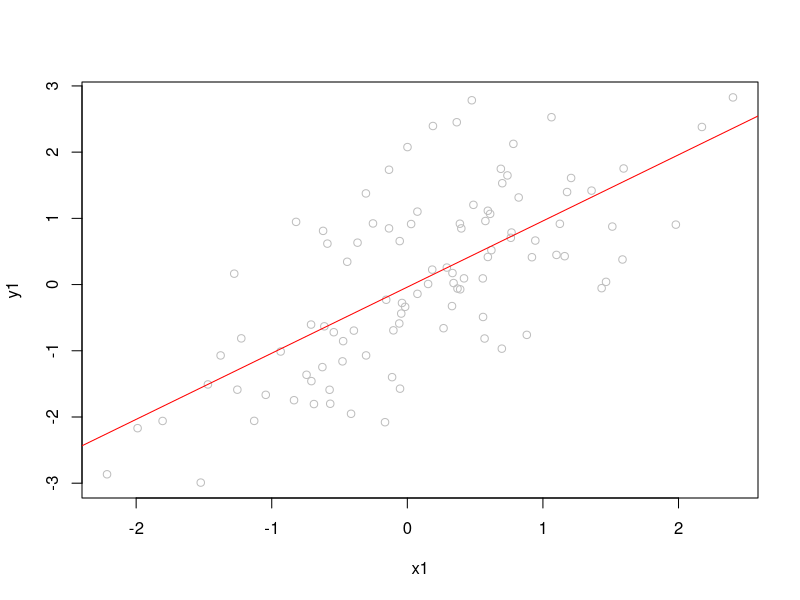
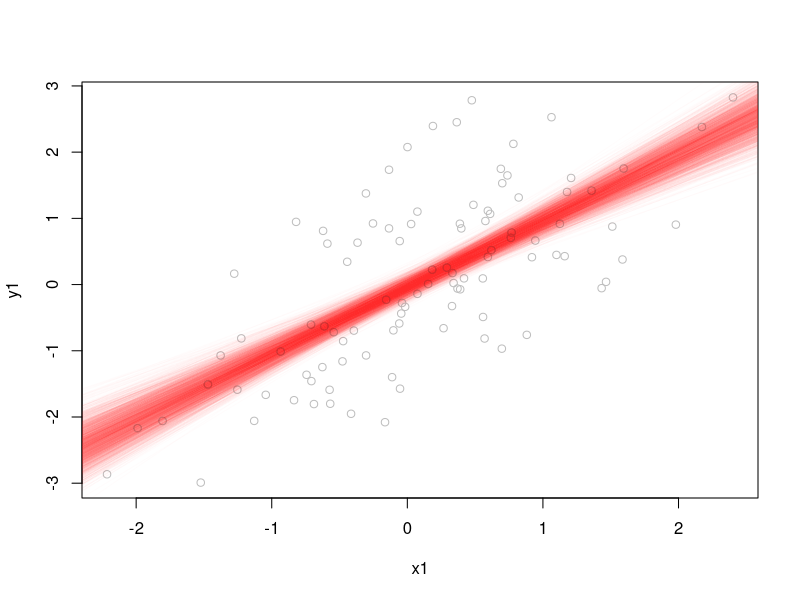
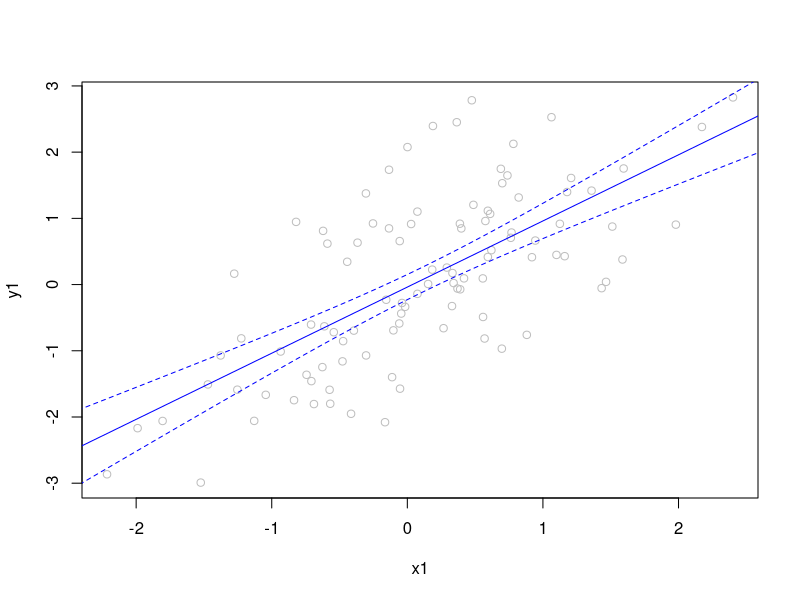
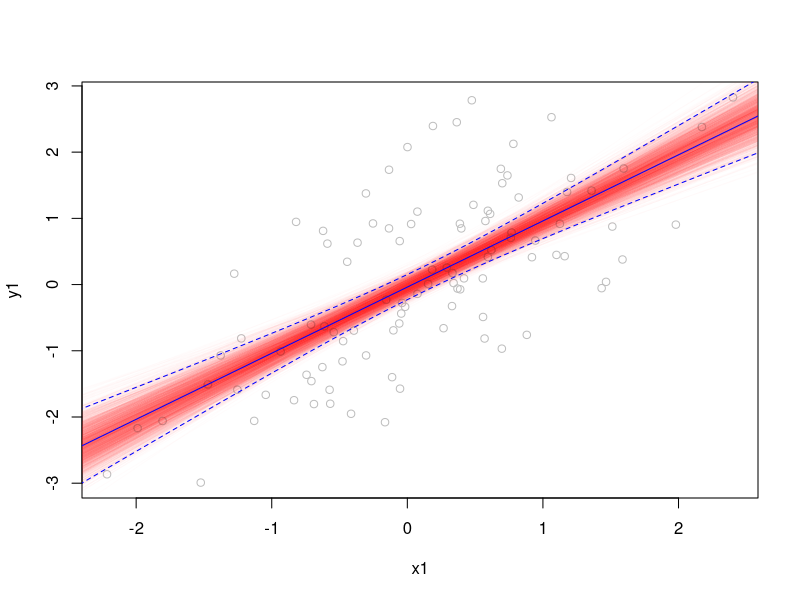
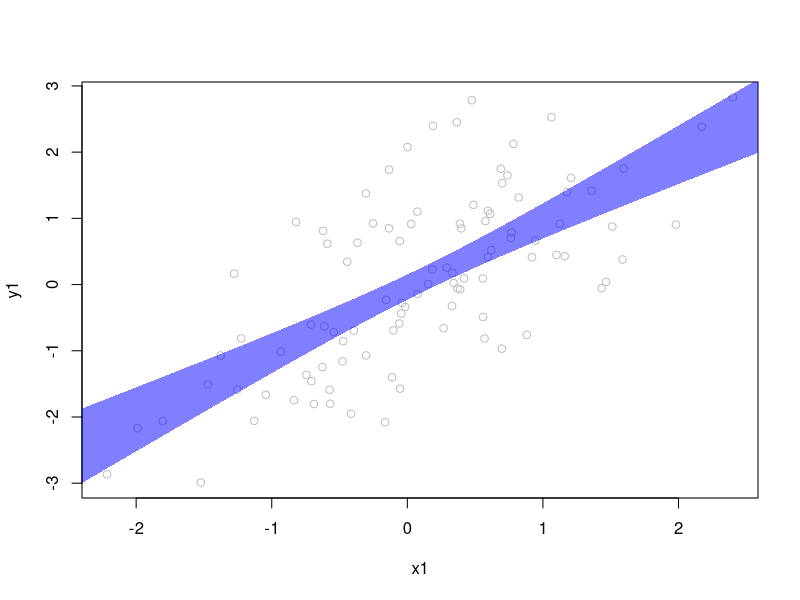
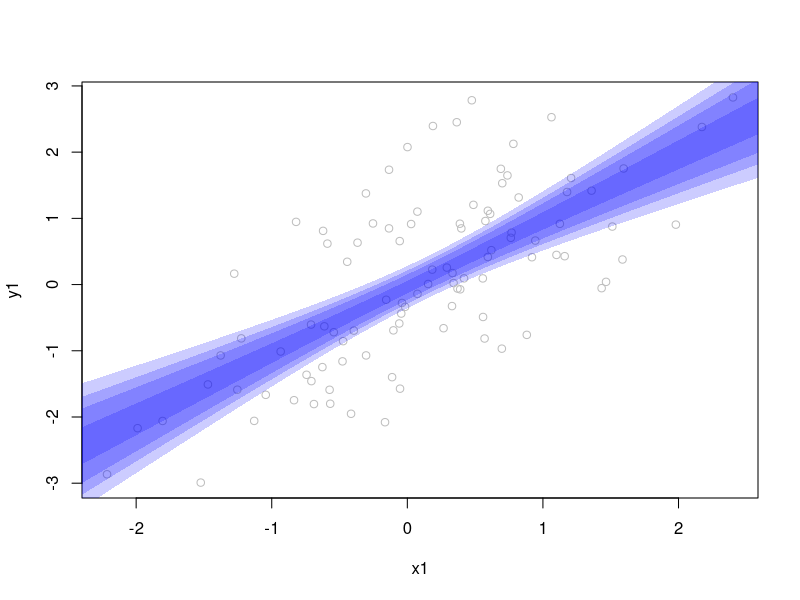
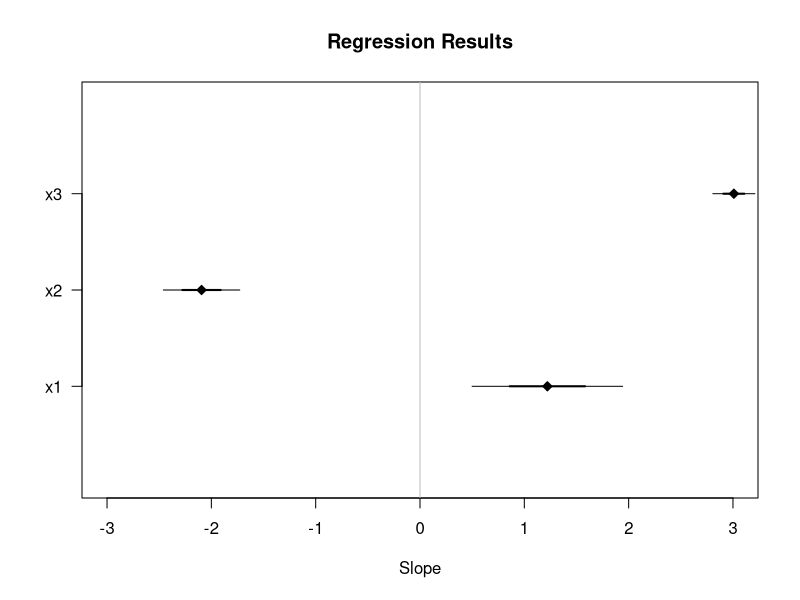
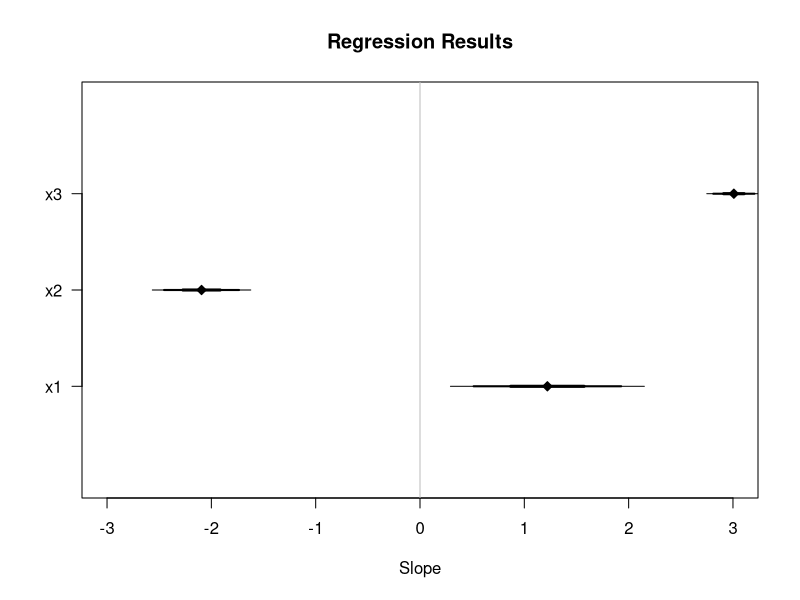

The R source for these figures, in order:
# Plotting regression summaries

# The `olsplots.r` script walked through plotting regression diagnostics.
# Here we focus on plotting regression results.


# Plotting regression slopes
# Because the other script described plotting slopes to some extent, we'll start there.
# Once we have a regression model, it's incredibly easy to plot slopes using `abline`:
set.seed(1)
x1 <- rnorm(100)
y1 <- x1 + rnorm(100)
ols1 <- lm(y1 ~ x1)
plot(y1~x1, col='gray')
# Note: `plot(y1~x1)` is equivalent to `plot(x1,y1)`, with reversed order of terms.
abline(coef(ols1)[1], coef(ols1)['x1'], col='red')
# This is a nice plot, but it doesn't show uncertainty.
# To add uncertainty about our effect, let's try bootstrapping our standard errors.

# To bootstrap, we resample or original data, reestimate the model and redraw our line.
# We're going to do some functional programming to make this happen.
myboot <- function(){
    tmpdata <- data.frame(x1=x1,y1=y1)
    thisboot <- sample(1:nrow(tmpdata),nrow(tmpdata),TRUE)
    coef(lm(y1~x1,data=tmpdata[thisboot,]))
}
bootcoefs <- replicate(2500,myboot())
# The result `bootcoefs` is 2500 bootstrapped OLS estimates
# We can add these all to our plot using a function called `apply`:
plot(y1~x1, col='gray')
apply(bootcoefs,2,abline,col=rgb(1,0,0,.01))
# The darkest parts of this plot show where we have the most certainty about the our expected values.
# At the tails of the plot, because of the uncertainty about our slope, the range of plausible predicted values is greater.

# We can also get a similar looking plot using mathematically calculated SEs.
# The `predict` function will help us determine the predicted values from a regression models at different inputs.
# To use it, we generate some new data representing the range of observed values of our data:
new1 <- data.frame(x1=seq(-3,3,length.out=100))
# We then do the prediction, specifying our model (`ols1`), the new data (`new1`), that we want SEs, and that we want "response" predictions.
pred1 <- predict(ols1, newdata=new1, se.fit=TRUE, type="response")
# We can then plot our data:
plot(y1 ~ x1, col='gray')
# Add the predicted line of best (i.e., the regression line:
points(pred1$fit ~ new1$x1, type="l", col='blue')
# Note: This is equivalent to `abline(coef(ols1)[1] ~ coef(ols1)[2], col='red')` over the range (-3,3).
# Then we add our confidence intervals:
lines(new1$x1, pred1$fit + (1.96*pred1$se.fit), lty=2, col='blue')
lines(new1$x1, pred1$fit - (1.96*pred1$se.fit), lty=2, col='blue')
# Note: The `lty` parameter means "line type." We've requested a dotted line.

# We can then compare the two approaches by plotting them together:
plot(y1 ~ x1, col='gray')
apply(bootcoefs,2,abline,col=rgb(1,0,0,.01))
points(pred1$fit ~ new1$x1, type="l", col='blue')
lines(new1$x1, pred1$fit + (1.96*pred1$se.fit), lty=2, col='blue')
lines(new1$x1, pred1$fit - (1.96*pred1$se.fit), lty=2, col='blue')
# As should be clear, both give us essentially the same representation of uncertainty, but in sylistically different ways.

# It is also possible to draw a shaded region rather than the blue lines in the above example.
# To do this we use the `polygon` function, which we have to feed some x and y positions of points:
plot(y1 ~ x1, col='gray')
polygon(    c(seq(-3,3,length.out=100),rev(seq(-3,3,length.out=100))),
            c(pred1$fit - (1.96*pred1$se.fit),rev(pred1$fit + (1.96*pred1$se.fit))),
            col=rgb(0,0,1,.5), border=NA)
# Alternatively, we might want to show different confidence intervals with this kind of polygon:
plot(y1 ~ x1, col='gray')
# 67% CI
# To draw the polygon, we have to specify the x positions of the points from our predictions.
# We do this first left to right (for the lower CI limit) and then right to left (for the upper CI limit).
# Then we specify the y positions, which are just the outputs from the `predict` function.
polygon(    c(seq(-3,3,length.out=100),rev(seq(-3,3,length.out=100))),
            c(pred1$fit - (qnorm(.835)*pred1$se.fit),rev(pred1$fit + (qnorm(.835)*pred1$se.fit))),
            col=rgb(0,0,1,.2), border=NA)
# Note: The `qnorm` function tells us how much to multiple our SEs by to get Gaussian CIs.
# 95% CI
polygon(    c(seq(-3,3,length.out=100),rev(seq(-3,3,length.out=100))),
            c(pred1$fit - (qnorm(.975)*pred1$se.fit),rev(pred1$fit + (qnorm(.975)*pred1$se.fit))),
            col=rgb(0,0,1,.2), border=NA)
# 99% CI
polygon(    c(seq(-3,3,length.out=100),rev(seq(-3,3,length.out=100))),
            c(pred1$fit - (qnorm(.995)*pred1$se.fit),rev(pred1$fit + (qnorm(.995)*pred1$se.fit))),
            col=rgb(0,0,1,.2), border=NA)
# 99.9% CI
polygon(    c(seq(-3,3,length.out=100),rev(seq(-3,3,length.out=100))),
            c(pred1$fit - (qnorm(.9995)*pred1$se.fit),rev(pred1$fit + (qnorm(.9995)*pred1$se.fit))),
            col=rgb(0,0,1,.2), border=NA)



# Regression summary plots
# Another contemporary way of presenting regression results involves converting a regression table into a figure.
set.seed(500)
x1 <- rnorm(100,5,5)
x2 <- rnorm(100,-2,10)
x3 <- rnorm(100,0,20)
y <- (1*x1) + (-2*x2) + (3*x3) + rnorm(100,0,20)
ols2 <- lm(y ~ x1 + x2 + x3)
# Conventionally, we would present results from this regression as a table:
summary(ols2)
# Or just:
coef(summary(ols2))[,1:2]

# It might be helpful to see the size and significance of these effects as a figure.
# To do so, we have to draw the regression slopes as points and the SEs as lines.
slopes <- coef(summary(ols2))[c('x1','x2','x3'),1]  # slopes
ses <- coef(summary(ols2))[c('x1','x2','x3'),2]     # SEs
# We'll draw the slopes of the three input variables.
# Note: The interpretation of the following plot depends on input variables that have comparable scales.
# Note (continued): Comparing dissimilar variables with this visualization can be misleading!
# Let's construct a plot that draws 1 and 2 SEs for each coefficient:

# We'll start with a blank plot (like a blank canvas):
plot(NA, xlim=c(-3,3), ylim=c(0,4), xlab='Slope', ylab='', yaxt='n')
# We can add a title:
title('Regression Results')
# We'll add a y-axis labelling our variables:
axis(2, 1:3, c('x1','x2','x3'), las=2)
# We'll add a vertical line for zero:
abline(v=0, col='gray')
# Then we'll draw our slopes as points (`pch` tells us what type of point):
points(slopes,1:3, pch=23, col='black', bg='black')
# Then we'll add thick line segments for each 1 SE:
segments((slopes-ses)[1], 1, (slopes+ses)[1], 1, col='black', lwd=2)
segments((slopes-ses)[2], 2, (slopes+ses)[2], 2, col='black', lwd=2)
segments((slopes-ses)[3], 3, (slopes+ses)[3], 3, col='black', lwd=2)
# Then we'll add thin line segments for the 2 SEs:
segments((slopes-(2*ses))[1], 1, (slopes+(2*ses))[1], 1, col='black', lwd=1)
segments((slopes-(2*ses))[2], 2, (slopes+(2*ses))[2], 2, col='black', lwd=1)
segments((slopes-(2*ses))[3], 3, (slopes+(2*ses))[3], 3, col='black', lwd=1)


# We can draw a similar plot with confidence intervals instead of SEs.
plot(NA, xlim=c(-3,3), ylim=c(0,4), xlab='Slope', ylab='', yaxt='n')
title('Regression Results')
axis(2, 1:3, c('x1','x2','x3'), las=2)
abline(v=0, col='gray')
points(slopes,1:3, pch=23, col='black', bg='black')
# Then we'll add thick line segments for each 67% CI:
# Note: The `qnorm` function tells us how much to multiple our SEs by to get Gaussian CIs.
segments((slopes-(qnorm(.835)*ses))[1], 1, (slopes+(qnorm(.835)*ses))[1], 1, col='black', lwd=3)
segments((slopes-(qnorm(.835)*ses))[2], 2, (slopes+(qnorm(.835)*ses))[2], 2, col='black', lwd=3)
segments((slopes-(qnorm(.835)*ses))[3], 3, (slopes+(qnorm(.835)*ses))[3], 3, col='black', lwd=3)
# Then we'll add medium line segments for the 95%:
segments((slopes-(qnorm(.975)*ses))[1], 1, (slopes+(qnorm(.975)*ses))[1], 1, col='black', lwd=2)
segments((slopes-(qnorm(.975)*ses))[2], 2, (slopes+(qnorm(.975)*ses))[2], 2, col='black', lwd=2)
segments((slopes-(qnorm(.975)*ses))[3], 3, (slopes+(qnorm(.975)*ses))[3], 3, col='black', lwd=2)
# Then we'll add thin line segments for the 99%:
segments((slopes-(qnorm(.995)*ses))[1], 1, (slopes+(qnorm(.995)*ses))[1], 1, col='black', lwd=1)
segments((slopes-(qnorm(.995)*ses))[2], 2, (slopes+(qnorm(.995)*ses))[2], 2, col='black', lwd=1)
segments((slopes-(qnorm(.995)*ses))[3], 3, (slopes+(qnorm(.995)*ses))[3], 3, col='black', lwd=1)

# Both of these plots are similar, but show how the size, relative size, and significance of regression slopes can easily be summarized visually.
